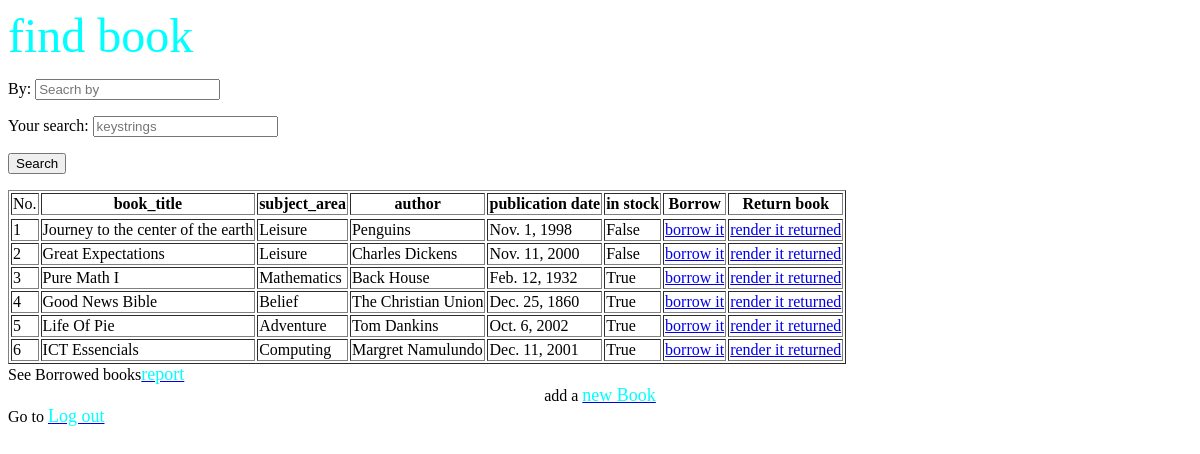
Page /libralian/2000/ on the earlier database version.
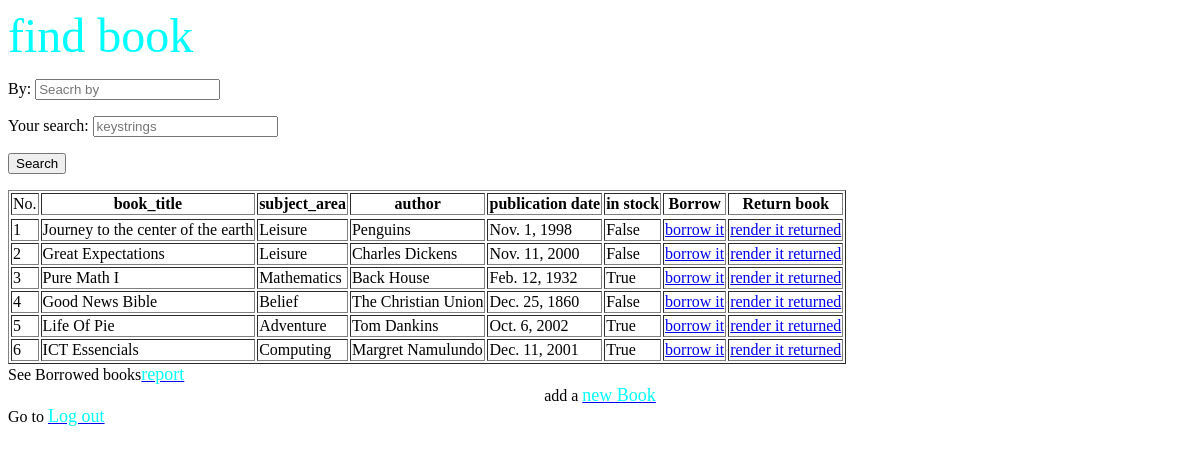
Same page on the later database version.
### Homeapp/models.py (models this page shows, shortened)
class Books(models.Model):
    id               = models.IntegerField( primary_key= True )
    book_title       = models.CharField( max_length= 70 )
    publication_date = models.DateField('publication date')
    subject_area     = models.CharField( max_length= 70 )
    author           = models.CharField( max_length= 40 )
    availability     = models.BooleanField( default=False )

### libralian/views.py (the view, shortened to what this page needs)
# urls.py: path("<int:admin_id>/",find_book_view, name = "find book url"),
def find_book_view( request, admin_id ):
    query_set = Books.objects.all()
    form  = Search_form()
    context = {
        'form'    : form,
        'query_set' : query_set,
        "user": admin_id,
        "app" : "libralian"
    }
    return HttpResponse( render( request, "search.html" , context ))

### Homeapp/forms.py (shortened to what this page needs)
class Search_form( Form ):
    by = forms.CharField(
        max_length = 50,
        required = True,
        widget= forms.TextInput(
            attrs= {
                "placeholder":"Seacrh by",
                "name"       :"By",
                "choice"     :choice
                }
            )
        )
    your_search = forms.CharField(
        required=True,
        widget=forms.TextInput(
            attrs={
                "placeholder":"keystrings"
                    }
                )
        )

### templates/search.html (shortened to what this page needs)
<html>
    <head>
    </head>
    <body>
        <div>
        <font color = "cyan" size = "7" style = "Tempus Sans ITC">find book</font>
        <form action = "." method = "POST">
        {% csrf_token %}  {{ form.as_p }}
        <input type = "submit" value ="Search">
        </div>
        <div>
    <table border = 1>
<tr>
    <td>No.</td>
    <th>book_title</th>
        <th>subject_area</th>
            <th>author</th>
                <th>publication date</th>
                    <th>in stock</th>
                        <th>Borrow</th>
                            <th>Return book</th>
    <tr>
{% for book in query_set %}
<tr>
    <td>{{book.id}}</td>
    <td>{{ book.book_title }}</td>
        <td>{{ book.subject_area }}</td>
            <td>{{ book.author }}</td>
                <td>{{ book.publication_date }}</td>
                    <td>{{ book.availability }}</td>
                        <td><a href = "/{{app}}/{{user}}/borrow/{{book.id}}">borrow it</a></td>
                            <td><a href = "/{{app}}/{{user}}/return/{{book.id}}">render it returned</a></td>
</tr>
        {% endfor %}
    </table>
        </div>
    See Borrowed books<a href = "borrowed_books_report/"><font color = "cyan" size = "4" style = "Tempus Sans ITC">report</font></a>
    <center>add a <a href = "add_book/"><font color = "cyan" size = "4" style = "Tempus Sans ITC">new Book</font></a></center>
    Go to <a href = "/Homeapp/Home"><font color = "cyan" size = "4" style = "Tempus Sans ITC">Log out</font></a><br>
    </body>
</html>

Differences in the rows shown:
changed Books "Good News Bible": availability "True" → "False"
